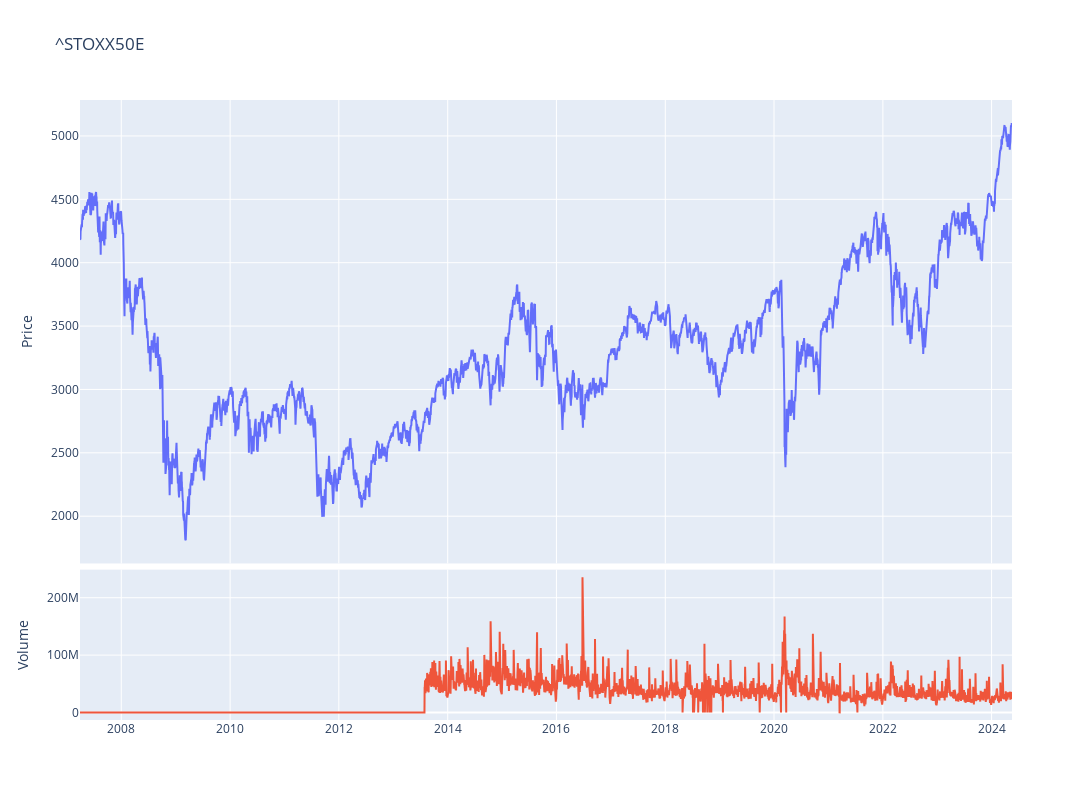

Notebook source saved alongside this figure:
### Code cell
fig = make_subplots(rows=4, cols=1,shared_xaxes=True,vertical_spacing=0.01,specs=[[{'rowspan':3,'colspan':1}],[None],[None],[{'rowspan':1,'colspan':1}]])

# Graph (1,1)
fig.add_trace(go.Scatter(x=stock_ticker.index,y=stock_ticker['Adj Close'],mode="lines",name=f"{ticker}"),row=1, col=1)
# Update xaxis properties
fig.update_yaxes(title_text="Price", row=1, col=1)

# Graph (4,1)
fig.add_trace(go.Scatter(x=stock_ticker.index,y=stock_ticker['Volume'],mode="lines",name='Volume'),row=4, col=1)
fig.update_yaxes(title_text="Volume", row=4, col=1)

fig.update_layout(height=800, width=1300,showlegend=False,title=f"{ticker}")

fig.show()

### Figure 1 — Plotly figure (JSON) as saved in the notebook; plotly's stock layout.template omitted (floating-point values rounded to 4 significant figures; data arrays with more than 128 entries replaced by an {"elided": "..."} marker saying what was removed)
{"data": [{"mode": "lines", "name": "^STOXX50E", "type": "scatter", "x": {"elided": "4296 str values"}, "xaxis": "x", "y": {"elided": "4296 float values"}, "yaxis": "y"}, {"mode": "lines", "name": "Volume", "type": "scatter", "x": {"elided": "4296 str values"}, "xaxis": "x2", "y": {"elided": "4296 int values"}, "yaxis": "y2"}], "layout": {"height": 800, "showlegend": false, "title": {"text": "^STOXX50E"}, "width": 1300, "xaxis": {"anchor": "y", "domain": [0, 1], "matches": "x2", "showticklabels": false}, "xaxis2": {"anchor": "y2", "domain": [0, 1]}, "yaxis": {"anchor": "x", "domain": [0.2525, 1], "title": {"text": "Price"}}, "yaxis2": {"anchor": "x2", "domain": [0, 0.2425], "title": {"text": "Volume"}}}}
